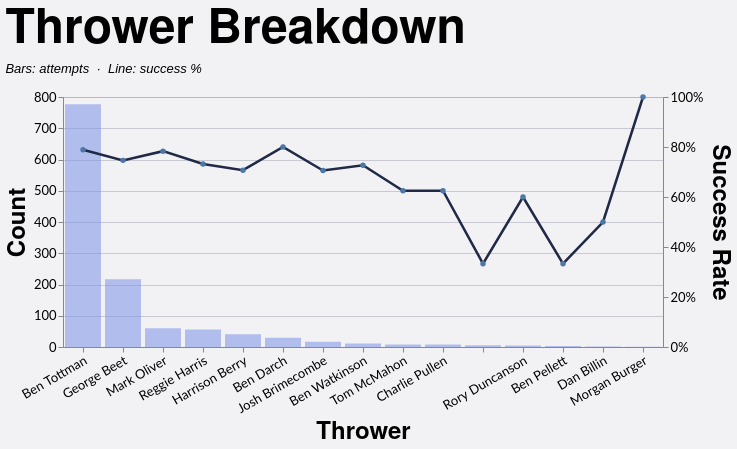

Vega-Lite specification for this chart:
### Vega-Lite specification from a JSON file in a GitHub repository (floating-point values rounded to 4 significant figures; data arrays with more than 128 entries replaced by an {"elided": "..."} marker saying what was removed)
{"config": {"axis": {"labelFont": "Lato, sans-serif", "titleFont": "PT Sans Narrow, Helvetica Neue, Helvetica, Arial, sans-serif", "labelFontSize": 13, "titleFontSize": 24, "gridColor": "#202947", "gridOpacity": 0.2}, "header": {"labelFont": "PT Sans Narrow, Helvetica Neue, Helvetica, Arial, sans-serif", "titleFont": "PT Sans Narrow, Helvetica Neue, Helvetica, Arial, sans-serif", "labelFontSize": 24, "titleFontSize": 28, "labelFontWeight": "bold", "orient": "left"}, "legend": {"labelFont": "Lato, sans-serif", "titleFont": "PT Sans Narrow, Helvetica Neue, Helvetica, Arial, sans-serif", "labelFontSize": 14, "titleFontSize": 16, "titlePadding": 5, "fillColor": "white", "strokeColor": "black", "padding": 10, "titleFontWeight": "lighter", "titleFontStyle": "italic", "titleColor": "gray", "offset": 10}, "title": {"font": "PT Sans Narrow, Helvetica Neue, Helvetica, Arial, sans-serif", "fontSize": 48, "fontWeight": "bold", "anchor": "start", "align": "center", "titlePadding": 20, "subtitlePadding": 10, "subtitleFontSize": 13, "subtitleColor": "", "subtitleFontStyle": "italic", "offset": 15, "color": "black"}, "axisX": {"labelAngle": 0}, "facet": {"title": null, "header": null, "align": {"row": "each", "column": "each"}}, "resolve": {"scale": {"y": "independent", "facet": "independent"}}, "background": "#f2f1f4"}, "layer": [{"mark": {"type": "bar", "color": "#7d96e8", "opacity": 0.55}, "encoding": {"tooltip": [{"field": "thrower", "title": "Thrower", "type": "nominal"}, {"field": "won", "format": ",.0f", "title": "Won", "type": "quantitative"}, {"field": "attempts", "format": ",.0f", "title": "Attempts", "type": "quantitative"}, {"field": "success_rate", "format": ".1%", "title": "Success Rate", "type": "quantitative"}], "x": {"axis": {"labelAngle": -30}, "field": "thrower", "sort": "-y", "title": "Thrower", "type": "nominal"}, "y": {"axis": {"format": ",.0f", "orient": "left"}, "field": "attempts", "title": "Count", "type": "quantitative"}}, "transform": [{"filter": "(loSquad == 'All' || datum.squad == loSquad) && (loGameType == 'All' || (loGameType == 'League + Cup' && (datum.game_type == 'League' || datum.game_type == 'Cup')) || (loGameType == 'League only' && datum.game_type == 'League') || datum.game_type == loGameType) && (loOpposition == 'All' || datum.opposition == loOpposition) && (loThrower == 'All' || datum.thrower == loThrower) && (loJumper == 'All' || datum.jumper == loJumper) && (loArea == 'All' || datum.area == loArea) && (loNumbers == 'All' || datum.numbers == loNumbers) && (loCallType == 'All' || datum.call_type == loCallType)"}, {"filter": "(loSeason == 'All' || datum.season == loSeason)"}, {"aggregate": [{"op": "count", "as": "attempts"}, {"op": "sum", "field": "won", "as": "won"}], "groupby": ["thrower"]}, {"calculate": "datum.won / datum.attempts", "as": "success_rate"}]}, {"mark": {"type": "line", "color": "#202946", "point": true, "strokeWidth": 2.5}, "encoding": {"tooltip": [{"field": "thrower", "title": "Thrower", "type": "nominal"}, {"field": "won", "format": ",.0f", "title": "Won", "type": "quantitative"}, {"field": "attempts", "format": ",.0f", "title": "Attempts", "type": "quantitative"}, {"field": "success_rate", "format": ".1%", "title": "Success Rate", "type": "quantitative"}], "x": {"axis": {"labelAngle": -30}, "field": "thrower", "sort": "-y", "title": "Thrower", "type": "nominal"}, "y": {"axis": {"format": "%", "orient": "right"}, "field": "success_rate", "scale": {"domain": [0, 1]}, "title": "Success Rate", "type": "quantitative"}}, "transform": [{"filter": "(loSquad == 'All' || datum.squad == loSquad) && (loGameType == 'All' || (loGameType == 'League + Cup' && (datum.game_type == 'League' || datum.game_type == 'Cup')) || (loGameType == 'League only' && datum.game_type == 'League') || datum.game_type == loGameType) && (loOpposition == 'All' || datum.opposition == loOpposition) && (loThrower == 'All' || datum.thrower == loThrower) && (loJumper == 'All' || datum.jumper == loJumper) && (loArea == 'All' || datum.area == loArea) && (loNumbers == 'All' || datum.numbers == loNumbers) && (loCallType == 'All' || datum.call_type == loCallType)"}, {"filter": "(loSeason == 'All' || datum.season == loSeason)"}, {"aggregate": [{"op": "count", "as": "attempts"}, {"op": "sum", "field": "won", "as": "won"}], "groupby": ["thrower"]}, {"calculate": "datum.won / datum.attempts", "as": "success_rate"}]}], "data": {"name": "data-59bc52db6a970b6c64ce397bd37ae18f"}, "height": 250, "params": [{"name": "loSquad", "value": "All"}, {"name": "loSeason", "value": "All"}, {"name": "loGameType", "value": "All"}, {"name": "loOpposition", "value": "All"}, {"name": "loThrower", "value": "All"}, {"name": "loJumper", "value": "All"}, {"name": "loArea", "value": "All"}, {"name": "loNumbers", "value": "All"}, {"name": "loCallType", "value": "All"}], "resolve": {"scale": {"y": "independent"}}, "title": {"text": "Thrower Breakdown", "subtitle": "Bars: attempts  ·  Line: success %"}, "width": {"step": 40}, "$schema": "https://vega.github.io/schema/vega-lite/v5.20.1.json", "datasets": {"data-59bc52db6a970b6c64ce397bd37ae18f": {"elided": "1242 records"}}}
